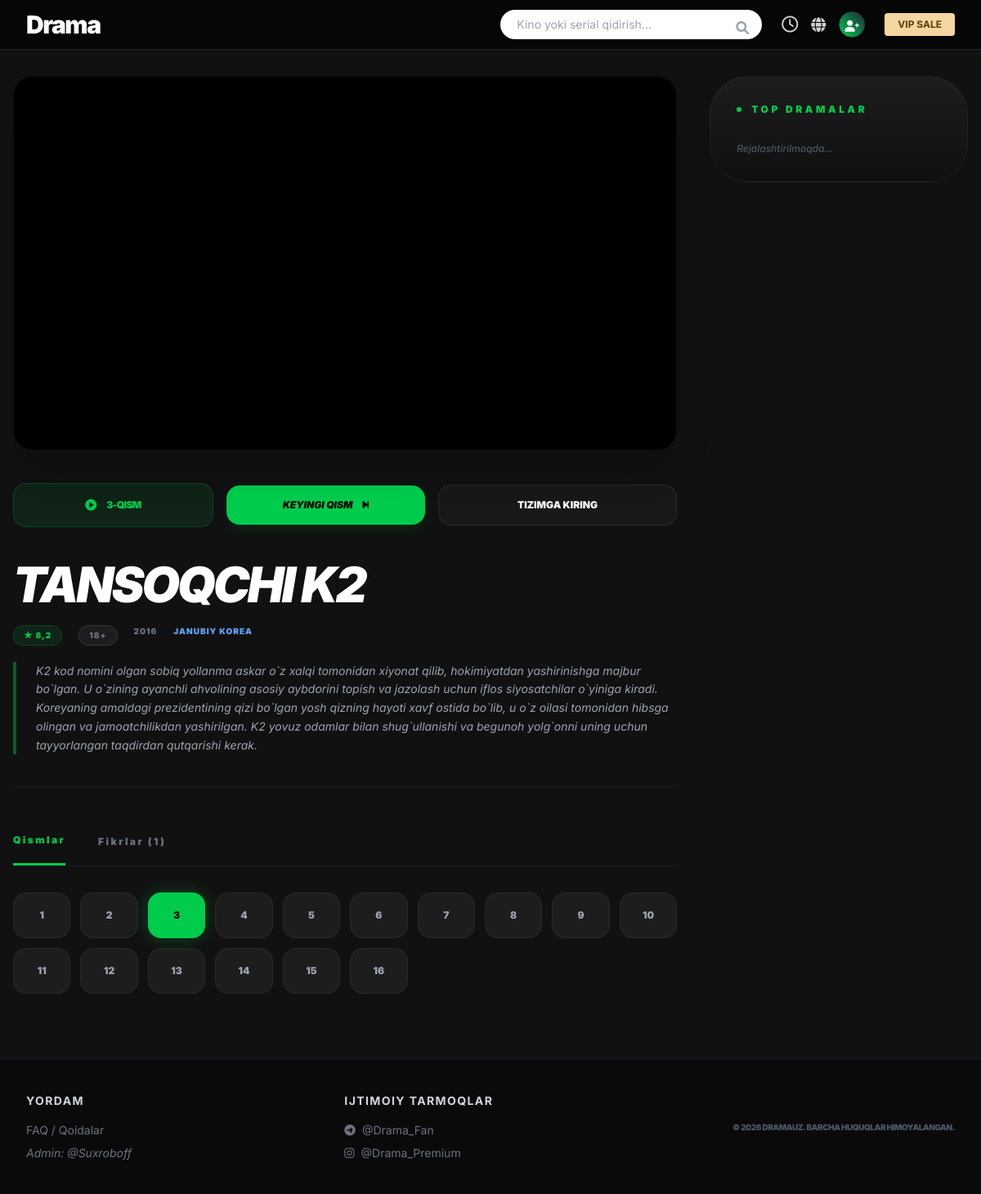
The app's page /01-post-tansoqchi-k2/?episode=3 with its own data.
### drama/models.py (models this page shows, shortened)
class TimeStampedModel(models.Model):
    created_at = models.DateTimeField("Yaratilgan vaqti", auto_now_add=True)
    updated_at = models.DateTimeField("O'zgartirilgan vaqti", auto_now=True)
    class Meta:
        abstract = True

class Movie(TimeStampedModel):
    title = models.CharField("Film nomi (Qidiruv uchun)", max_length=255, db_index=True)
    original_title = models.CharField("Original nomi (Kdrama)", max_length=255, blank=True)
    is_vip = models.BooleanField(default=False)
    tagline = models.CharField("Slogan", max_length=255, blank=True)
    description = models.TextField("Tavsif")
    poster = models.ImageField("Rasmi", upload_to='movies/')
    keywords = models.CharField("Meta Keywords", max_length=255, default='drama, kdrama', help_text="Vergul bilan ajrating")
    year = models.PositiveSmallIntegerField("Yili", default=2024)
    country = models.CharField("Davlat", max_length=50)
    duration = models.PositiveIntegerField("Davomiyligi (daqiqada)", default=60)
    episodes_count = models.PositiveIntegerField("Qismlar soni", default=16)
    age_limit = models.PositiveIntegerField("Yosh chegarasi", default=18)
    film_embed_code = models.TextField("Film HTML kodi", blank=True, default="<div>...</div>")
    trailer_embed_code = models.TextField("Trailer HTML kodi", blank=True)
    site_rank = models.IntegerField("Sayt reytingi (Ichki)", default=0)
    mdl_rank = models.DecimalField("MyDramaList Reytingi", max_digits=4, decimal_places=1, default=0.0)
    main_actors = models.ManyToManyField(Actor, related_name="main_acted_movies")
    actors = models.ManyToManyField(Actor, related_name="acted_movies")
    genres = models.ManyToManyField(Genre)
    category = models.ForeignKey(Category, on_delete=models.SET_NULL, null=True, related_name="movies")
    slug = models.SlugField(max_length=160, unique=True)
    is_draft = models.BooleanField("Qoralama (Draft)", default=False)

class Episode(TimeStampedModel):
    movie = models.ForeignKey(Movie, on_delete=models.CASCADE, related_name="episodes")
    title = models.CharField("Qism nomi", max_length=150)
    episode_number = models.PositiveIntegerField("Qism raqami")
    video_embed_code = models.TextField("Video HTML kodi (Embed)")
    thumbnail = models.ImageField("Qism uchun rasm", upload_to="episodes/", blank=True, null=True)

### drama/views.py (the view)
# urls.py: path("<slug:slug>/", views.MovieDetailView.as_view(), name="movie_detail"),
class MovieDetailView(GenreYearMixin, DetailView):
    model = Movie
    queryset = Movie.objects.filter(is_draft=False)
    slug_field = "slug"
    template_name = "movies/movie_detail.html"
    context_object_name = "movie"
    def get_queryset(self):
        return Movie.objects.filter(is_draft=False).select_related('category').prefetch_related(
            'genres',
            'main_actors',
            Prefetch(
                'reviews',
                queryset=Review.objects.filter(parent=None).select_related('user').order_by('-id').prefetch_related(
                    Prefetch('replies', queryset=Review.objects.select_related('user').order_by('id'))
                )
            )
        )
    def get_context_data(self, **kwargs):
        context = super().get_context_data(**kwargs)
        movie = self.get_object()
        episodes = movie.episodes.all().order_by('episode_number')
        context['episodes'] = episodes
        req_ep_num = self.request.GET.get('episode')
        active_episode = episodes.filter(episode_number=req_ep_num).first() if req_ep_num else episodes.first()
        context['active_episode'] = active_episode
        if active_episode:
            context['next_episode'] = episodes.filter(episode_number__gt=active_episode.episode_number).first()
        user = self.request.user
        is_premium_user = False
        if user.is_authenticated:
            if user.is_superuser:
                is_premium_user = True
            elif hasattr(user, 'profile'):
                is_premium_user = getattr(user.profile, 'is_currently_premium', False)
        is_restricted = False
        if movie.is_vip and active_episode and active_episode.episode_number > 1:
            if not is_premium_user:
                is_restricted = True
        context['is_restricted'] = is_restricted
        video_source = active_episode.video_embed_code if (active_episode and active_episode.video_embed_code) else movie.film_embed_code
        v720, v1080 = self.parse_video_links(video_source)
        context['video_720'], context['video_1080'] = v720, v1080
        if user.is_authenticated:
            context['user_movie_status'] = UserMovieList.objects.filter(profile=user.profile, movie=movie).first()
        return context
    def parse_video_links(self, source_text):
        if not source_text or "<div>" in source_text:
            return "", ""
        links = [l.strip() for l in source_text.split(',') if l.strip()]
        if not links: return "", ""
        v720 = links[0]
        v1080 = links[1] if len(links) > 1 else v720
        return v720, v1080

### drama/views.py (called while the page is built)
    def get_context_data(self, **kwargs):
        context = super().get_context_data(**kwargs)
        context['genres'] = Genre.objects.all()
        context['categories'] = Category.objects.all()
        context['years'] = Movie.objects.filter(is_draft=False)\
            .values_list("year", flat=True).distinct().order_by('-year')
        return context

### templates/movies/movie_detail.html (shortened to what this page needs)
{% extends 'base.html' %}
{% load static %}
{% block content %}
<main class="max-w-[1400px] mx-auto mt-4 md:mt-8 px-4 text-white">
    <div class="flex flex-col lg:flex-row gap-10">
        <div class="w-full lg:w-[72%] space-y-8">
            <section class="space-y-4">
                <div class="video-container shadow-2xl border border-white/5 relative" id="customPlayer">
                    {% if is_restricted %}
                        <div class="aspect-video bg-[#050505] flex flex-col items-center justify-center p-8 text-center rounded-3xl border border-yellow-500/20">
                            <i class="fas fa-crown text-yellow-500 text-7xl mb-6"></i>
                            <h3 class="text-2xl font-black mb-4 tracking-tighter uppercase">VIP Bo'lim</h3>
                            <p class="text-gray-500 text-sm mb-8">Ushbu qismni tomosha qilish uchun premium obuna talab etiladi.</p>
                            <a href="/subscription" class="bg-[#00cc4c] text-black px-14 py-4 rounded-2xl font-black shadow-lg hover:scale-105 transition-transform">OBUNANI RASMIYLASHTIRISH</a>
                        </div>
                    {% else %}
                        <div class="relative aspect-video flex items-center justify-center bg-black overflow-hidden w-full h-full rounded-3xl">
                            <div class="video-wrapper w-full h-full">
                                <video id="mainVideo" class="cursor-pointer w-full h-full" poster="{{ movie.poster.url }}" playsinline>
                                    <source src="{{ video_720 }}" type="video/mp4">
                                </video>
                            </div>
                        </div>
                    {% endif %}
                </div>
            </section>
            <div class="flex flex-wrap items-center gap-4 py-2">
                <div class="flex-1 min-w-[150px] bg-[#00cc4c]/10 border border-[#00cc4c]/20 text-[#00cc4c] font-black py-4 px-6 rounded-2xl flex items-center justify-center gap-3">
                    <i class="fas fa-play-circle text-sm"></i>
                    <span class="text-xs uppercase tracking-tighter">{{ active_episode.episode_number }}-QISM</span>
                </div>
                {% if next_episode %}
                <a href="?episode={{ next_episode.episode_number }}" class="flex-1 min-w-[180px] bg-[#00cc4c] hover:bg-[#00ff62] text-black font-black py-4 px-6 rounded-2xl flex items-center justify-center gap-3 transition-all shadow-lg shadow-[#00cc4c]/10">
                    <span class="text-xs uppercase italic">Keyingi qism</span> <i class="fas fa-step-forward text-xs"></i>
                </a>
                {% endif %}
                <div class="flex-[1.5] min-w-[220px]">
                    {% if user.is_authenticated %}
                        <button onclick="toggleListModal()" class="w-full py-4 action-btn rounded-2xl font-black text-[11px] uppercase tracking-[0.1em] flex items-center justify-center gap-3">
                            <i class="fas {% if user_movie_status %}fa-check-double text-[#00cc4c]{% else %}fa-list-ul{% endif %}"></i>
                            {% if user_movie_status %}{{ user_movie_status.get_status_display }}{% else %}Ro'yxatga Qo'shish{% endif %}
                        </button>
                    {% else %}
                        <a href="{% url 'users:login' %}" class="w-full py-4 action-btn rounded-2xl font-black text-xs uppercase text-center block">Tizimga kiring</a>
                    {% endif %}
                </div>
            </div>
            <section class="space-y-5 border-b border-white/5 pb-10">
                <h1 class="text-4xl md:text-6xl font-black tracking-tighter italic uppercase leading-none">{{ movie.title }}</h1>
                <div class="flex flex-wrap gap-5 text-[10px] font-black uppercase tracking-widest text-gray-500">
                    <span class="text-[#00cc4c] bg-[#00cc4c]/10 px-3 py-1 rounded-full border border-[#00cc4c]/20">★ {{ movie.mdl_rank }}</span>
                    <span class="bg-white/5 px-3 py-1 rounded-full border border-white/10">{{ movie.age_limit }}+</span>
                    <span>{{ movie.year }}</span>
                    <span class="text-blue-400">{{ movie.country }}</span>
                </div>
                <p class="text-gray-400 text-sm leading-relaxed border-l-4 border-[#00cc4c]/40 pl-6 italic max-w-4xl">{{ movie.description }}</p>
            </section>
            <section class="pt-6">
                <div class="flex gap-10 border-b border-white/5 text-xs font-black uppercase tracking-[0.2em] mb-8">
                    <button onclick="switchTab('episodes')" id="tab-ep-btn" class="pb-5 tab-active">Qismlar</button>
                    <button onclick="switchTab('comments')" id="tab-com-btn" class="pb-5 text-gray-500">Fikrlar ({{ movie.reviews.count }})</button>
                </div>
                <div id="episodes-content" class="grid grid-cols-4 sm:grid-cols-6 md:grid-cols-10 gap-3">
                    {% for ep in episodes %}
                    <a href="?episode={{ ep.episode_number }}" class="h-14 flex items-center justify-center rounded-2xl font-black text-xs transition-all
                        {% if active_episode.id == ep.id %} bg-[#00cc4c] text-black shadow-[0_0_20px_rgba(0,204,76,0.3)] {% else %} bg-white/5 text-gray-400 hover:bg-white/10 border border-white/5 {% endif %}">
                        {{ ep.episode_number }}
                    </a>
                    {% endfor %}
                </div>
            </section>
        </div>
        <aside class="w-full lg:w-[28%] space-y-8">
            <div class="bg-gradient-to-b from-white/5 to-transparent rounded-[3rem] p-8 border border-white/5">
                <h3 class="text-xs font-black uppercase tracking-[0.3em] text-[#00cc4c] mb-8 flex items-center gap-3">
                    <span class="w-1.5 h-1.5 rounded-full bg-[#00cc4c]"></span> TOP DRAMALAR
                </h3>
                <div class="space-y-6 text-gray-600 italic text-xs font-medium">Rejalashtirilmoqda...</div>
            </div>
        </aside>
    </div>
</main>
{% endblock %}

### templates/movies/movie_detail.html (style rules this page uses)
.video-container { background: #000; touch-action: manipulation; position: relative; overflow: hidden; display: flex; align-items: center; justify-content: center; border-radius: 24px; transition: all 0.3s ease; }
.action-btn { background: rgba(255,255,255,0.03); border: 1px solid rgba(255,255,255,0.08); transition: 0.3s; }
.tab-active { color: #00cc4c; border-bottom: 3px solid #00cc4c; }

### records on screen
Episode: episode_number "3"
Movie: title "TANSOQCHI K2", mdl_rank "8,2", age_limit "18", year "2016", country "JANUBIY KOREA", description "K2 kod nomini olgan sobiq yollanma askar o`z xalqi tomonidan xiyonat qilib, hokimiyatdan yashirinishga majbur bo`lgan. U o`zining ayanchli ahvolining asosiy aybdorini topish va jazolash uchun iflos siyosatchilar o`yiniga kiradi. Koreyaning amaldagi prezidentining qizi bo`lgan yosh qizning hayoti xavf ostida bo`lib, u o`z oilasi tomonidan hibsga olingan va jamoatchilikdan yashirilgan. K2 yovuz odamlar bilan shug`ullanishi va begunoh yolg`onni uning uchun tayyorlangan taqdirdan qutqarishi kerak.", reviews.count "1"
Episode: episode_number "1"
Episode: episode_number "2"
Episode: episode_number "4"
Episode: episode_number "5"
Episode: episode_number "6"
Episode: episode_number "7"
Episode: episode_number "8"
Episode: episode_number "9"
Episode: episode_number "10"
Episode: episode_number "11"
Episode: episode_number "12"
Episode: episode_number "13"
Episode: episode_number "14"
Episode: episode_number "15"
Episode: episode_number "16"
